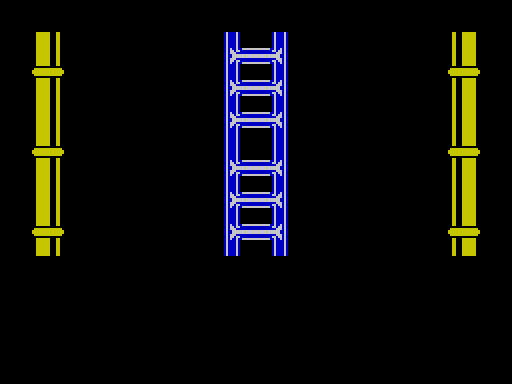

The image is a tile-based game level rendered from a .tmx file. Its description and source (layers, tilesets, objects; grid data summarised) follow:
An orthogonal 32x24 tile map with 16x16 px tiles, 1 tile layer (Tiles), 1 hidden layer not drawn, 2 tilesets and 2 objects (2x portal).

<map version="1.0" orientation="orthogonal" width="32" height="24" tilewidth="16" tileheight="16">
 <properties>
  <property name="background_color" value="#000000" />
 </properties>
 <tileset firstgid="1" name="tiles" tilewidth="16" tileheight="16">
  <image source="../images/tiles.gif" width="192" height="160" />
 </tileset>
 <tileset firstgid="121" name="metatiles" tilewidth="16" tileheight="16">
  <image source="../images/metatiles.png" width="48" height="16" />
  <tile id="0">
   <properties>
    <property name="type" value="solid" />
   </properties>
  </tile>
  <tile id="1">
   <properties>
    <property name="type" value="lslope" />
   </properties>
  </tile>
  <tile id="2">
   <properties>
    <property name="type" value="rslope" />
   </properties>
  </tile>
 </tileset>
 <layer name="Tiles" width="32" height="24">
  <data>[768 cells, 112 non-empty, 16 distinct tile ids]</data>
 </layer>
 <layer name="Collision" width="32" height="24" visible="0">
  <data>[768 cells, 56 non-empty, 1 distinct tile ids]</data>
 </layer>
 <objectgroup color="#0ca104" name="Entities" width="32" height="24">
  <object name="portal" x="64" y="0" width="384" height="32">
   <properties>
    <property name="to" value="scr017" />
   </properties>
  </object>
  <object name="portal" x="64" y="256" width="384" height="32">
   <properties>
    <property name="to" value="scr019" />
   </properties>
  </object>
 </objectgroup>
</map>
